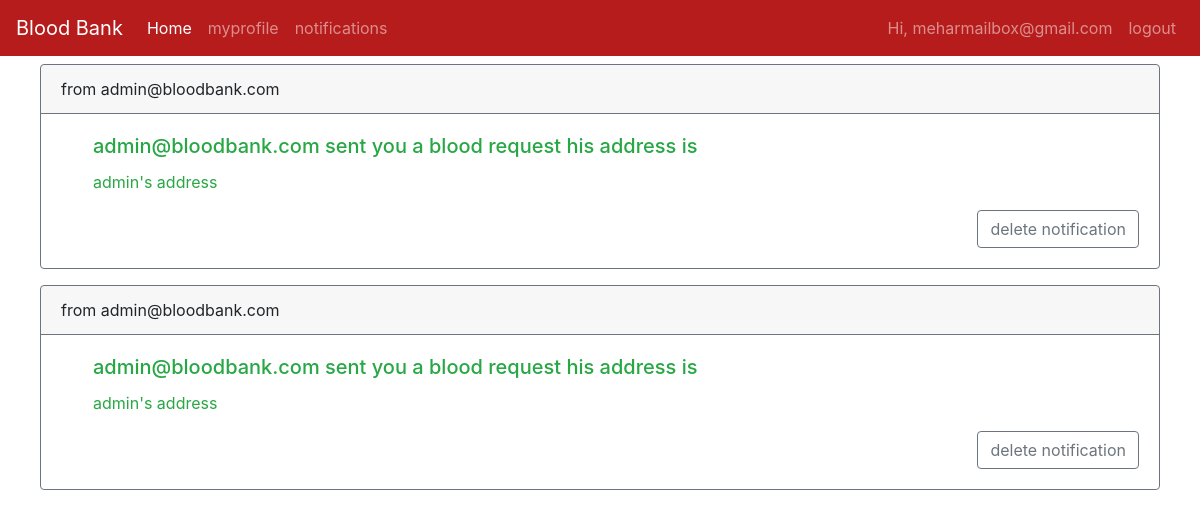
The page /notifications (signed in) on the database its author committed.
### tables this page shows
CREATE TABLE request (id INTEGER PRIMARY KEY AUTOINCREMENT, toemail TEXT, formemail TEXT, toname TEXT, toaddr TEXT);

### server.py (the view)
@app.route('/notifications',methods=('GET','POST'))
def notifications():
    if request.method == 'GET':
            conn = sqlite3.connect('database.db')
            print("Opened database successfully")
            conn.row_factory = sqlite3.Row
            cur = conn.cursor()
            cor = conn.cursor()
            cur.execute('select * from request where toemail=?',(session['username'],))
            cor.execute('select * from request where toemail=?',(session['username'],))
            row = cor.fetchone();
            rows = cur.fetchall();
            if row==None:
                return render_template('notifications.html')
            else:
                return render_template('notifications.html',rows=rows)

### templates/notifications.html (shortened to what this page needs)
{% extends "base.html" %}
{% block content %}
{% if rows is defined %}
{% for row in rows %}
         <div class="card text-left border-secondary mb-3 mt-2 mx-auto" style="width: 70rem;">
           <div class="card-header border-secondary">from {{row['formemail']}} </div>
          <div class="card-body text-success ml-3">
                    <h5 class="card-title ml-3">{{row['toname']}} sent you a blood request
                  his address is </h5>
                    <p class="card-text ml-3">
                          {{row['toaddr']}}
                        </p>
                        <div class="d-flex justify-content-end">
                      <a class="btn btn-outline-secondary" href = "{{url_for('deletenoti',id=row['id'])}}">delete notification</a>
                        </div>
                        </div>
                        </div>
{% endfor %}
{% endif %}
{% endblock %}

### rows shown on the page
request: formemail "admin@bloodbank.com", toname "admin@bloodbank.com", toaddr "admin's address"
request: formemail "admin@bloodbank.com", toname "admin@bloodbank.com", toaddr "admin's address"

### other values the page prints
{{ session['username'] }} "meharmailbox@gmail.com"
